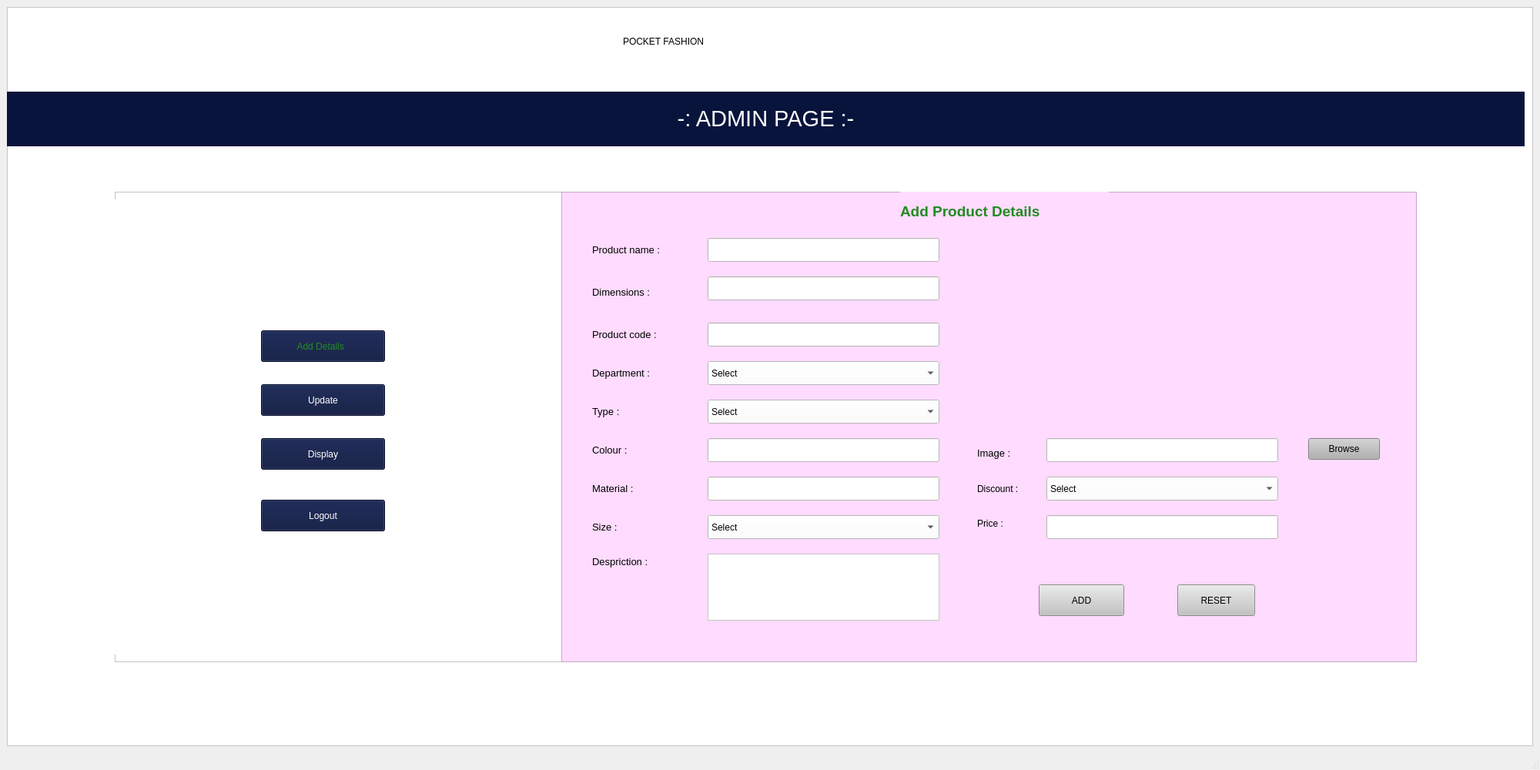
<?xml version="1.0" encoding="UTF-8"?>
<ui version="4.0">
 <class>MainWindow</class>
 <widget class="QMainWindow" name="MainWindow">
  <property name="geometry">
   <rect>
    <x>0</x>
    <y>0</y>
    <width>2000</width>
    <height>1000</height>
   </rect>
  </property>
  <property name="windowTitle">
   <string>MainWindow</string>
  </property>
  <widget class="QWidget" name="centralwidget">
   <layout class="QVBoxLayout" name="verticalLayout">
    <item>
     <widget class="QFrame" name="frame">
      <property name="styleSheet">
       <string notr="true">background-color: rgb(255, 255, 255);</string>
      </property>
      <property name="frameShape">
       <enum>QFrame::StyledPanel</enum>
      </property>
      <property name="frameShadow">
       <enum>QFrame::Raised</enum>
      </property>
      <widget class="QFrame" name="frame_2">
       <property name="geometry">
        <rect>
         <x>140</x>
         <y>240</y>
         <width>581</width>
         <height>611</height>
        </rect>
       </property>
       <property name="styleSheet">
        <string notr="true"/>
       </property>
       <property name="frameShape">
        <enum>QFrame::StyledPanel</enum>
       </property>
       <property name="frameShadow">
        <enum>QFrame::Raised</enum>
       </property>
       <widget class="QLabel" name="label_14">
        <property name="geometry">
         <rect>
          <x>0</x>
          <y>10</y>
          <width>581</width>
          <height>591</height>
         </rect>
        </property>
        <property name="text">
         <string/>
        </property>
        <property name="pixmap">
         <pixmap>../../../Downloads/adminleftimg.jpg</pixmap>
        </property>
       </widget>
       <widget class="QPushButton" name="updatee">
        <property name="geometry">
         <rect>
          <x>190</x>
          <y>250</y>
          <width>161</width>
          <height>41</height>
         </rect>
        </property>
        <property name="toolTip">
         <string>&lt;html&gt;&lt;head/&gt;&lt;body&gt;&lt;p&gt;Add details &lt;/p&gt;&lt;/body&gt;&lt;/html&gt;</string>
        </property>
        <property name="styleSheet">
         <string notr="true">font: 12pt &quot;MS Shell Dlg 2&quot;;
background-color: rgb(9, 20, 60);
color: rgb(255, 255, 255);
</string>
        </property>
        <property name="text">
         <string>Update</string>
        </property>
       </widget>
       <widget class="QPushButton" name="display">
        <property name="geometry">
         <rect>
          <x>190</x>
          <y>320</y>
          <width>161</width>
          <height>41</height>
         </rect>
        </property>
        <property name="toolTip">
         <string>&lt;html&gt;&lt;head/&gt;&lt;body&gt;&lt;p&gt;Add details &lt;/p&gt;&lt;/body&gt;&lt;/html&gt;</string>
        </property>
        <property name="styleSheet">
         <string notr="true">font: 12pt &quot;MS Shell Dlg 2&quot;;
background-color: rgb(9, 20, 60);
color: rgb(255, 255, 255);</string>
        </property>
        <property name="text">
         <string>Display</string>
        </property>
       </widget>
       <widget class="QPushButton" name="logout">
        <property name="geometry">
         <rect>
          <x>190</x>
          <y>400</y>
          <width>161</width>
          <height>41</height>
         </rect>
        </property>
        <property name="toolTip">
         <string>&lt;html&gt;&lt;head/&gt;&lt;body&gt;&lt;p&gt;Add details &lt;/p&gt;&lt;/body&gt;&lt;/html&gt;</string>
        </property>
        <property name="styleSheet">
         <string notr="true">font: 12pt &quot;MS Shell Dlg 2&quot;;
background-color: rgb(9, 20, 60);
color: rgb(255, 255, 255);
</string>
        </property>
        <property name="text">
         <string>Logout</string>
        </property>
       </widget>
       <widget class="QPushButton" name="Upload">
        <property name="geometry">
         <rect>
          <x>190</x>
          <y>180</y>
          <width>161</width>
          <height>41</height>
         </rect>
        </property>
        <property name="toolTip">
         <string>&lt;html&gt;&lt;head/&gt;&lt;body&gt;&lt;p align=&quot;center&quot;&gt;&lt;span style=&quot; font-size:12pt; color:#228b22;&quot;&gt;Add Details :&lt;/span&gt;&lt;/p&gt;&lt;/body&gt;&lt;/html&gt;</string>
        </property>
        <property name="styleSheet">
         <string notr="true">font: 12pt &quot;MS Shell Dlg 2&quot;;
background-color: rgb(9, 20, 60);
color: rgb(34, 139, 34);</string>
        </property>
        <property name="text">
         <string>Add Details  </string>
        </property>
       </widget>
      </widget>
      <widget class="QFrame" name="frame_3">
       <property name="geometry">
        <rect>
         <x>720</x>
         <y>240</y>
         <width>1111</width>
         <height>611</height>
        </rect>
       </property>
       <property name="styleSheet">
        <string notr="true">background-color: rgb(252, 208, 255);
background-color: rgb(255, 219, 255);</string>
       </property>
       <property name="frameShape">
        <enum>QFrame::StyledPanel</enum>
       </property>
       <property name="frameShadow">
        <enum>QFrame::Raised</enum>
       </property>
       <widget class="QLabel" name="label_2">
        <property name="geometry">
         <rect>
          <x>440</x>
          <y>0</y>
          <width>271</width>
          <height>51</height>
         </rect>
        </property>
        <property name="text">
         <string>&lt;html&gt;&lt;head/&gt;&lt;body&gt;&lt;p&gt;&lt;span style=&quot; font-size:14pt; font-weight:600; color:#228b22;&quot;&gt;Add Product Details &lt;/span&gt;&lt;/p&gt;&lt;/body&gt;&lt;/html&gt;</string>
        </property>
       </widget>
       <widget class="QLabel" name="label_5">
        <property name="geometry">
         <rect>
          <x>40</x>
          <y>60</y>
          <width>131</width>
          <height>31</height>
         </rect>
        </property>
        <property name="text">
         <string>&lt;html&gt;&lt;head/&gt;&lt;body&gt;&lt;p&gt;&lt;span style=&quot; font-size:10pt;&quot;&gt;Product name :&lt;/span&gt;&lt;/p&gt;&lt;/body&gt;&lt;/html&gt;</string>
        </property>
       </widget>
       <widget class="QLabel" name="label_6">
        <property name="geometry">
         <rect>
          <x>40</x>
          <y>120</y>
          <width>121</width>
          <height>21</height>
         </rect>
        </property>
        <property name="text">
         <string>&lt;html&gt;&lt;head/&gt;&lt;body&gt;&lt;p&gt;&lt;span style=&quot; font-size:10pt;&quot;&gt;Dimensions :&lt;/span&gt;&lt;/p&gt;&lt;/body&gt;&lt;/html&gt;</string>
        </property>
       </widget>
       <widget class="QLabel" name="label_7">
        <property name="geometry">
         <rect>
          <x>40</x>
          <y>170</y>
          <width>131</width>
          <height>31</height>
         </rect>
        </property>
        <property name="text">
         <string>&lt;html&gt;&lt;head/&gt;&lt;body&gt;&lt;p&gt;&lt;span style=&quot; font-size:10pt;&quot;&gt;Product code :&lt;/span&gt;&lt;/p&gt;&lt;/body&gt;&lt;/html&gt;</string>
        </property>
       </widget>
       <widget class="QLabel" name="label_8">
        <property name="geometry">
         <rect>
          <x>40</x>
          <y>220</y>
          <width>111</width>
          <height>31</height>
         </rect>
        </property>
        <property name="text">
         <string>&lt;html&gt;&lt;head/&gt;&lt;body&gt;&lt;p&gt;&lt;span style=&quot; font-size:10pt;&quot;&gt;Department :&lt;/span&gt;&lt;/p&gt;&lt;/body&gt;&lt;/html&gt;</string>
        </property>
       </widget>
       <widget class="QLabel" name="label_9">
        <property name="geometry">
         <rect>
          <x>40</x>
          <y>270</y>
          <width>101</width>
          <height>31</height>
         </rect>
        </property>
        <property name="text">
         <string>&lt;html&gt;&lt;head/&gt;&lt;body&gt;&lt;p&gt;&lt;span style=&quot; font-size:10pt;&quot;&gt;Type :&lt;/span&gt;&lt;/p&gt;&lt;/body&gt;&lt;/html&gt;</string>
        </property>
       </widget>
       <widget class="QLabel" name="label_10">
        <property name="geometry">
         <rect>
          <x>40</x>
          <y>320</y>
          <width>91</width>
          <height>31</height>
         </rect>
        </property>
        <property name="text">
         <string>&lt;html&gt;&lt;head/&gt;&lt;body&gt;&lt;p&gt;&lt;span style=&quot; font-size:10pt;&quot;&gt;Colour :&lt;/span&gt;&lt;/p&gt;&lt;/body&gt;&lt;/html&gt;</string>
        </property>
       </widget>
       <widget class="QLabel" name="label_11">
        <property name="geometry">
         <rect>
          <x>40</x>
          <y>370</y>
          <width>101</width>
          <height>31</height>
         </rect>
        </property>
        <property name="text">
         <string>&lt;html&gt;&lt;head/&gt;&lt;body&gt;&lt;p&gt;&lt;span style=&quot; font-size:10pt;&quot;&gt;Material :&lt;/span&gt;&lt;/p&gt;&lt;/body&gt;&lt;/html&gt;</string>
        </property>
       </widget>
       <widget class="QLabel" name="label_12">
        <property name="geometry">
         <rect>
          <x>40</x>
          <y>420</y>
          <width>71</width>
          <height>31</height>
         </rect>
        </property>
        <property name="text">
         <string>&lt;html&gt;&lt;head/&gt;&lt;body&gt;&lt;p&gt;&lt;span style=&quot; font-size:10pt;&quot;&gt;Size :&lt;/span&gt;&lt;/p&gt;&lt;/body&gt;&lt;/html&gt;</string>
        </property>
       </widget>
       <widget class="QLabel" name="label_13">
        <property name="geometry">
         <rect>
          <x>40</x>
          <y>460</y>
          <width>111</width>
          <height>41</height>
         </rect>
        </property>
        <property name="text">
         <string>&lt;html&gt;&lt;head/&gt;&lt;body&gt;&lt;p&gt;&lt;span style=&quot; font-size:10pt;&quot;&gt;Despriction :&lt;/span&gt;&lt;/p&gt;&lt;/body&gt;&lt;/html&gt;</string>
        </property>
       </widget>
       <widget class="QLineEdit" name="Pname">
        <property name="geometry">
         <rect>
          <x>190</x>
          <y>60</y>
          <width>301</width>
          <height>31</height>
         </rect>
        </property>
        <property name="styleSheet">
         <string notr="true">background-color: rgb(255, 255, 255);
font: 10pt &quot;MS Shell Dlg 2&quot;;</string>
        </property>
       </widget>
       <widget class="QLineEdit" name="dimensions">
        <property name="geometry">
         <rect>
          <x>190</x>
          <y>110</y>
          <width>301</width>
          <height>31</height>
         </rect>
        </property>
        <property name="styleSheet">
         <string notr="true">background-color: rgb(255, 255, 255);
font: 10pt &quot;MS Shell Dlg 2&quot;;</string>
        </property>
       </widget>
       <widget class="QLineEdit" name="code">
        <property name="geometry">
         <rect>
          <x>190</x>
          <y>170</y>
          <width>301</width>
          <height>31</height>
         </rect>
        </property>
        <property name="styleSheet">
         <string notr="true">background-color: rgb(255, 255, 255);
font: 10pt &quot;MS Shell Dlg 2&quot;;</string>
        </property>
       </widget>
       <widget class="QLineEdit" name="colour">
        <property name="geometry">
         <rect>
          <x>190</x>
          <y>320</y>
          <width>301</width>
          <height>31</height>
         </rect>
        </property>
        <property name="styleSheet">
         <string notr="true">background-color: rgb(255, 255, 255);
font: 10pt &quot;MS Shell Dlg 2&quot;;</string>
        </property>
       </widget>
       <widget class="QLineEdit" name="material">
        <property name="geometry">
         <rect>
          <x>190</x>
          <y>370</y>
          <width>301</width>
          <height>31</height>
         </rect>
        </property>
        <property name="styleSheet">
         <string notr="true">background-color: rgb(255, 255, 255);
font: 10pt &quot;MS Shell Dlg 2&quot;;</string>
        </property>
       </widget>
       <widget class="QTextEdit" name="discription">
        <property name="geometry">
         <rect>
          <x>190</x>
          <y>470</y>
          <width>301</width>
          <height>87</height>
         </rect>
        </property>
        <property name="styleSheet">
         <string notr="true">background-color: rgb(255, 255, 255);
font: 10pt &quot;MS Shell Dlg 2&quot;;</string>
        </property>
       </widget>
       <widget class="QComboBox" name="gender">
        <property name="geometry">
         <rect>
          <x>190</x>
          <y>220</y>
          <width>301</width>
          <height>31</height>
         </rect>
        </property>
        <property name="styleSheet">
         <string notr="true">background-color: rgb(255, 255, 255);
font: 10pt &quot;MS Shell Dlg 2&quot;;</string>
        </property>
        <item>
         <property name="text">
          <string>Select</string>
         </property>
        </item>
        <item>
         <property name="text">
          <string>Men</string>
         </property>
        </item>
        <item>
         <property name="text">
          <string>Women</string>
         </property>
        </item>
        <item>
         <property name="text">
          <string>Accessories</string>
         </property>
        </item>
       </widget>
       <widget class="QComboBox" name="type">
        <property name="geometry">
         <rect>
          <x>190</x>
          <y>270</y>
          <width>301</width>
          <height>31</height>
         </rect>
        </property>
        <property name="styleSheet">
         <string notr="true">background-color: rgb(255, 255, 255);
font: 10pt &quot;MS Shell Dlg 2&quot;;</string>
        </property>
        <item>
         <property name="text">
          <string>Select</string>
         </property>
        </item>
        <item>
         <property name="text">
          <string>T-Shirts</string>
         </property>
        </item>
        <item>
         <property name="text">
          <string>Shirts</string>
         </property>
        </item>
        <item>
         <property name="text">
          <string>Pants</string>
         </property>
        </item>
        <item>
         <property name="text">
          <string>Jeans</string>
         </property>
        </item>
        <item>
         <property name="text">
          <string>Ethnic wear</string>
         </property>
        </item>
       </widget>
       <widget class="QComboBox" name="sizee">
        <property name="geometry">
         <rect>
          <x>190</x>
          <y>420</y>
          <width>301</width>
          <height>31</height>
         </rect>
        </property>
        <property name="styleSheet">
         <string notr="true">background-color: rgb(255, 255, 255);
font: 10pt &quot;MS Shell Dlg 2&quot;;</string>
        </property>
        <item>
         <property name="text">
          <string>Select</string>
         </property>
        </item>
        <item>
         <property name="text">
          <string>S</string>
         </property>
        </item>
        <item>
         <property name="text">
          <string>M</string>
         </property>
        </item>
        <item>
         <property name="text">
          <string>L</string>
         </property>
        </item>
        <item>
         <property name="text">
          <string>XL</string>
         </property>
        </item>
        <item>
         <property name="text">
          <string>XXL</string>
         </property>
        </item>
        <item>
         <property name="text">
          <string>XXXL</string>
         </property>
        </item>
       </widget>
       <widget class="QLabel" name="label_15">
        <property name="geometry">
         <rect>
          <x>540</x>
          <y>330</y>
          <width>91</width>
          <height>20</height>
         </rect>
        </property>
        <property name="text">
         <string>&lt;html&gt;&lt;head/&gt;&lt;body&gt;&lt;p&gt;&lt;span style=&quot; font-size:10pt;&quot;&gt;Image :&lt;/span&gt;&lt;/p&gt;&lt;/body&gt;&lt;/html&gt;</string>
        </property>
       </widget>
       <widget class="QLineEdit" name="path">
        <property name="geometry">
         <rect>
          <x>630</x>
          <y>320</y>
          <width>301</width>
          <height>31</height>
         </rect>
        </property>
        <property name="styleSheet">
         <string notr="true">background-color: rgb(255, 255, 255);
font: 10pt &quot;MS Shell Dlg 2&quot;;</string>
        </property>
       </widget>
       <widget class="QPushButton" name="browse">
        <property name="geometry">
         <rect>
          <x>970</x>
          <y>320</y>
          <width>93</width>
          <height>28</height>
         </rect>
        </property>
        <property name="styleSheet">
         <string notr="true">background-color: rgb(177, 177, 177);
font: 11pt &quot;MS Shell Dlg 2&quot;;</string>
        </property>
        <property name="text">
         <string>Browse</string>
        </property>
       </widget>
       <widget class="QLabel" name="image">
        <property name="geometry">
         <rect>
          <x>580</x>
          <y>60</y>
          <width>431</width>
          <height>231</height>
         </rect>
        </property>
        <property name="text">
         <string/>
        </property>
       </widget>
       <widget class="QLabel" name="label_17">
        <property name="geometry">
         <rect>
          <x>540</x>
          <y>370</y>
          <width>81</width>
          <height>31</height>
         </rect>
        </property>
        <property name="styleSheet">
         <string notr="true">font: 10pt &quot;MS Shell Dlg 2&quot;;</string>
        </property>
        <property name="text">
         <string>Discount :</string>
        </property>
       </widget>
       <widget class="QComboBox" name="discount">
        <property name="geometry">
         <rect>
          <x>630</x>
          <y>370</y>
          <width>301</width>
          <height>31</height>
         </rect>
        </property>
        <property name="styleSheet">
         <string notr="true">background-color: rgb(255, 255, 255);
font: 10pt &quot;MS Shell Dlg 2&quot;;</string>
        </property>
        <item>
         <property name="text">
          <string>Select</string>
         </property>
        </item>
        <item>
         <property name="text">
          <string>5%</string>
         </property>
        </item>
        <item>
         <property name="text">
          <string>10%</string>
         </property>
        </item>
        <item>
         <property name="text">
          <string>20%</string>
         </property>
        </item>
        <item>
         <property name="text">
          <string>30%</string>
         </property>
        </item>
        <item>
         <property name="text">
          <string>50%</string>
         </property>
        </item>
       </widget>
       <widget class="QLabel" name="label_18">
        <property name="geometry">
         <rect>
          <x>540</x>
          <y>420</y>
          <width>55</width>
          <height>21</height>
         </rect>
        </property>
        <property name="styleSheet">
         <string notr="true">font: 10pt &quot;MS Shell Dlg 2&quot;;</string>
        </property>
        <property name="text">
         <string>Price :</string>
        </property>
       </widget>
       <widget class="QLineEdit" name="price">
        <property name="geometry">
         <rect>
          <x>630</x>
          <y>420</y>
          <width>301</width>
          <height>31</height>
         </rect>
        </property>
        <property name="styleSheet">
         <string notr="true">background-color: rgb(255, 255, 255);
font: 10pt &quot;MS Shell Dlg 2&quot;;</string>
        </property>
       </widget>
       <widget class="QPushButton" name="add">
        <property name="geometry">
         <rect>
          <x>620</x>
          <y>510</y>
          <width>111</width>
          <height>41</height>
         </rect>
        </property>
        <property name="styleSheet">
         <string notr="true">font: 11pt &quot;MS Shell Dlg 2&quot;;

background-color: rgb(195, 195, 195);</string>
        </property>
        <property name="text">
         <string>ADD</string>
        </property>
       </widget>
       <widget class="QPushButton" name="reset">
        <property name="geometry">
         <rect>
          <x>800</x>
          <y>510</y>
          <width>101</width>
          <height>41</height>
         </rect>
        </property>
        <property name="styleSheet">
         <string notr="true">font: 11pt &quot;MS Shell Dlg 2&quot;;

background-color: rgb(195, 195, 195);</string>
        </property>
        <property name="text">
         <string>RESET</string>
        </property>
       </widget>
      </widget>
      <widget class="QLabel" name="label">
       <property name="geometry">
        <rect>
         <x>0</x>
         <y>110</y>
         <width>1971</width>
         <height>71</height>
        </rect>
       </property>
       <property name="styleSheet">
        <string notr="true">background-color: rgb(9, 20, 60);</string>
       </property>
       <property name="text">
        <string>&lt;html&gt;&lt;head/&gt;&lt;body&gt;&lt;p align=&quot;center&quot;&gt;&lt;span style=&quot; font-size:22pt; color:#ffffff;&quot;&gt;-: ADMIN PAGE :-&lt;/span&gt;&lt;/p&gt;&lt;/body&gt;&lt;/html&gt;</string>
       </property>
      </widget>
      <widget class="QLabel" name="label_3">
       <property name="geometry">
        <rect>
         <x>800</x>
         <y>20</y>
         <width>391</width>
         <height>51</height>
        </rect>
       </property>
       <property name="styleSheet">
        <string notr="true">font: 75 28pt &quot;Times New Roman&quot;;</string>
       </property>
       <property name="text">
        <string>&lt;html&gt;&lt;head/&gt;&lt;body&gt;&lt;p&gt;POCKET FASHION&lt;/p&gt;&lt;/body&gt;&lt;/html&gt;</string>
       </property>
      </widget>
      <widget class="QLabel" name="label_4">
       <property name="geometry">
        <rect>
         <x>10</x>
         <y>10</y>
         <width>91</width>
         <height>81</height>
        </rect>
       </property>
       <property name="text">
        <string/>
       </property>
       <property name="pixmap">
        <pixmap>../../../Downloads/pf.png</pixmap>
       </property>
      </widget>
     </widget>
    </item>
   </layout>
  </widget>
  <widget class="QMenuBar" name="menubar">
   <property name="geometry">
    <rect>
     <x>0</x>
     <y>0</y>
     <width>2000</width>
     <height>26</height>
    </rect>
   </property>
  </widget>
  <widget class="QStatusBar" name="statusbar"/>
 </widget>
 <resources>
  <include location="../icons.qrc"/>
 </resources>
 <connections/>
</ui>
